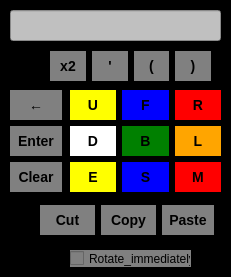
<?xml version="1.0" encoding="UTF-8"?>
<ui version="4.0">
 <class>Window</class>
 <widget class="QWidget" name="Window">
  <property name="enabled">
   <bool>true</bool>
  </property>
  <property name="geometry">
   <rect>
    <x>0</x>
    <y>0</y>
    <width>231</width>
    <height>277</height>
   </rect>
  </property>
  <property name="windowTitle">
   <string>Cube</string>
  </property>
  <property name="styleSheet">
   <string notr="true">QWidget{
  background-color: black;
}

QPushButton{
  background-color: silver;
  font-size: 14px;
  font-weight: bold;
  border: none;
  text-align: center;
}

QPushButton:hover {
  background-color: white;
}

QPushButton:pressed {
  background-color: silver;
}</string>
  </property>
  <widget class="QWidget" name="gridLayoutWidget">
   <property name="geometry">
    <rect>
     <x>70</x>
     <y>90</y>
     <width>151</width>
     <height>104</height>
    </rect>
   </property>
   <layout class="QGridLayout" name="gridLayout_2">
    <item row="0" column="0">
     <widget class="QPushButton" name="U">
      <property name="mouseTracking">
       <bool>false</bool>
      </property>
      <property name="styleSheet">
       <string notr="true">QPushButton{
  background-color: yellow;
  width: 45px;
  height: 30px;
}

QPushButton:hover {
  background-color: silver;
}

QPushButton:pressed {
  background-color: yellow;
}</string>
      </property>
      <property name="text">
       <string>U</string>
      </property>
     </widget>
    </item>
    <item row="1" column="1">
     <widget class="QPushButton" name="B">
      <property name="styleSheet">
       <string notr="true">QPushButton{
  background-color: green;
  width: 45px;
  height: 30px;
}

QPushButton:hover {
  background-color: silver;
}

QPushButton:pressed {
  background-color: green;
}</string>
      </property>
      <property name="text">
       <string>B</string>
      </property>
     </widget>
    </item>
    <item row="1" column="0">
     <widget class="QPushButton" name="D">
      <property name="styleSheet">
       <string notr="true">QPushButton{
  background-color: white;
  width: 45px;
  height: 30px;
}

QPushButton:hover {
  background-color: silver;

}

QPushButton:pressed {
  background-color: white;
}</string>
      </property>
      <property name="text">
       <string>D</string>
      </property>
     </widget>
    </item>
    <item row="2" column="1">
     <widget class="QPushButton" name="S">
      <property name="styleSheet">
       <string notr="true">QPushButton{
  background-color: blue;
  width: 45px;
  height: 30px;
}

QPushButton:hover {
  background-color: silver;
}

QPushButton:pressed {
  background-color: blue;
}</string>
      </property>
      <property name="text">
       <string>S</string>
      </property>
     </widget>
    </item>
    <item row="0" column="1">
     <widget class="QPushButton" name="F">
      <property name="styleSheet">
       <string notr="true">QPushButton{
  background-color: blue;
  width: 45px;
  height: 30px;
}

QPushButton:hover {
  background-color: silver;
}

QPushButton:pressed {
  background-color: blue;
}</string>
      </property>
      <property name="text">
       <string>F</string>
      </property>
     </widget>
    </item>
    <item row="2" column="0">
     <widget class="QPushButton" name="E">
      <property name="styleSheet">
       <string notr="true">QPushButton{
  background-color: yellow;
  width: 45px;
  height: 30px;
}

QPushButton:hover {
  background-color: silver;
}

QPushButton:pressed {
  background-color: yellow;
}</string>
      </property>
      <property name="text">
       <string>E</string>
      </property>
     </widget>
    </item>
    <item row="0" column="2">
     <widget class="QPushButton" name="R">
      <property name="enabled">
       <bool>true</bool>
      </property>
      <property name="styleSheet">
       <string notr="true">QPushButton{
  background-color: red;
  width: 45px;
  height: 30px;
}

QPushButton:hover {
  background-color: silver;
}

QPushButton:pressed {
  background-color: red;
}</string>
      </property>
      <property name="text">
       <string>R</string>
      </property>
     </widget>
    </item>
    <item row="1" column="2">
     <widget class="QPushButton" name="L">
      <property name="styleSheet">
       <string notr="true">QPushButton{
  background-color: orange;
  width: 45px;
  height: 30px;
}

QPushButton:hover {
  background-color: silver;
}

QPushButton:pressed {
  background-color: orange;
}</string>
      </property>
      <property name="text">
       <string>L</string>
      </property>
     </widget>
    </item>
    <item row="2" column="2">
     <widget class="QPushButton" name="M">
      <property name="styleSheet">
       <string notr="true">QPushButton{
  background-color: red;
  width: 45px;
  height: 30px;
}

QPushButton:hover {
  background-color: silver;
}

QPushButton:pressed {
  background-color: red;
}</string>
      </property>
      <property name="text">
       <string>M</string>
      </property>
     </widget>
    </item>
   </layout>
  </widget>
  <widget class="QWidget" name="verticalLayoutWidget">
   <property name="geometry">
    <rect>
     <x>10</x>
     <y>90</y>
     <width>52</width>
     <height>104</height>
    </rect>
   </property>
   <layout class="QVBoxLayout" name="verticalLayout">
    <item>
     <widget class="QPushButton" name="Backspace">
      <property name="styleSheet">
       <string notr="true">QPushButton{
  background-color: gray;
  width: 50px;
  height: 30px;
}

QPushButton:hover {
  background-color: white;
}

QPushButton:pressed {
  background-color: silver;
}</string>
      </property>
      <property name="text">
       <string>←</string>
      </property>
      <property name="checkable">
       <bool>false</bool>
      </property>
     </widget>
    </item>
    <item>
     <widget class="QPushButton" name="Enter">
      <property name="styleSheet">
       <string notr="true">QPushButton{
  background-color: gray;
  width: 50px;
  height: 30px;
}

QPushButton:hover {
  background-color: white;
}

QPushButton:pressed {
  background-color: silver;
}</string>
      </property>
      <property name="text">
       <string>Enter</string>
      </property>
     </widget>
    </item>
    <item>
     <widget class="QPushButton" name="Clear_all">
      <property name="styleSheet">
       <string notr="true">QPushButton{
  background-color: gray;
  width: 50px;
  height: 30px;
}

QPushButton:hover {
  background-color: white;
}

QPushButton:pressed {
  background-color: silver;
}</string>
      </property>
      <property name="text">
       <string>Clear</string>
      </property>
     </widget>
    </item>
   </layout>
  </widget>
  <widget class="QWidget" name="horizontalLayoutWidget">
   <property name="geometry">
    <rect>
     <x>50</x>
     <y>50</y>
     <width>161</width>
     <height>32</height>
    </rect>
   </property>
   <layout class="QHBoxLayout" name="horizontalLayout">
    <item>
     <widget class="QPushButton" name="x2">
      <property name="styleSheet">
       <string notr="true">QPushButton{
  background-color: gray;
  width: 35px;
  height: 30px;
}

QPushButton:hover {
  background-color: white;
}

QPushButton:pressed {
  background-color: silver;
}</string>
      </property>
      <property name="text">
       <string>x2</string>
      </property>
     </widget>
    </item>
    <item>
     <widget class="QPushButton" name="Apostrophe">
      <property name="styleSheet">
       <string notr="true">QPushButton{
  background-color: gray;
  width: 35px;
  height: 30px;
}

QPushButton:hover {
  background-color: white;
}

QPushButton:pressed {
  background-color: silver;
}</string>
      </property>
      <property name="text">
       <string>'</string>
      </property>
     </widget>
    </item>
    <item>
     <widget class="QPushButton" name="bra">
      <property name="styleSheet">
       <string notr="true">QPushButton{
  background-color: gray;
  width: 35px;
  height: 30px;
}

QPushButton:hover {
  background-color: white;
}

QPushButton:pressed {
  background-color: silver;
}</string>
      </property>
      <property name="text">
       <string>(</string>
      </property>
     </widget>
    </item>
    <item>
     <widget class="QPushButton" name="ket">
      <property name="styleSheet">
       <string notr="true">QPushButton{
  background-color: gray;
  width: 35px;
  height: 30px;
}

QPushButton:hover {
  background-color: white;
}

QPushButton:pressed {
  background-color: silver;
}</string>
      </property>
      <property name="text">
       <string>)</string>
      </property>
     </widget>
    </item>
   </layout>
  </widget>
  <widget class="QWidget" name="horizontalLayoutWidget_2">
   <property name="geometry">
    <rect>
     <x>40</x>
     <y>200</y>
     <width>174</width>
     <height>41</height>
    </rect>
   </property>
   <layout class="QHBoxLayout" name="horizontalLayout_2">
    <item>
     <widget class="QPushButton" name="Cut">
      <property name="styleSheet">
       <string notr="true">QPushButton{
  background-color: gray;
  width: 55px;
  height: 30px;
}

QPushButton:hover {
  background-color: white;
}

QPushButton:pressed {
  background-color: silver;
}</string>
      </property>
      <property name="text">
       <string>Cut</string>
      </property>
     </widget>
    </item>
    <item>
     <widget class="QPushButton" name="Copy">
      <property name="styleSheet">
       <string notr="true">QPushButton{
  background-color: gray;
  width: 55px;
  height: 30px;
}

QPushButton:hover {
  background-color: white;
}

QPushButton:pressed {
  background-color: silver;
}</string>
      </property>
      <property name="text">
       <string>Copy</string>
      </property>
     </widget>
    </item>
    <item>
     <widget class="QPushButton" name="Paste">
      <property name="styleSheet">
       <string notr="true">QPushButton{
  background-color: gray;
  width: 50px;
  height: 30px;
}

QPushButton:hover {
  background-color: white;
}

QPushButton:pressed {
  background-color: silver;
}</string>
      </property>
      <property name="text">
       <string>Paste</string>
      </property>
     </widget>
    </item>
   </layout>
  </widget>
  <widget class="QLineEdit" name="lineEdit">
   <property name="geometry">
    <rect>
     <x>10</x>
     <y>10</y>
     <width>211</width>
     <height>31</height>
    </rect>
   </property>
   <property name="styleSheet">
    <string notr="true">QLineEdit{
  background-color: silver;
}</string>
   </property>
  </widget>
  <widget class="QCheckBox" name="Rotate_immediately">
   <property name="geometry">
    <rect>
     <x>70</x>
     <y>250</y>
     <width>121</width>
     <height>17</height>
    </rect>
   </property>
   <property name="styleSheet">
    <string notr="true">QCheckBox{
  background-color: gray;
}</string>
   </property>
   <property name="text">
    <string>Rotate_immediately</string>
   </property>
   <property name="tristate">
    <bool>false</bool>
   </property>
  </widget>
 </widget>
 <resources/>
 <connections/>
</ui>
